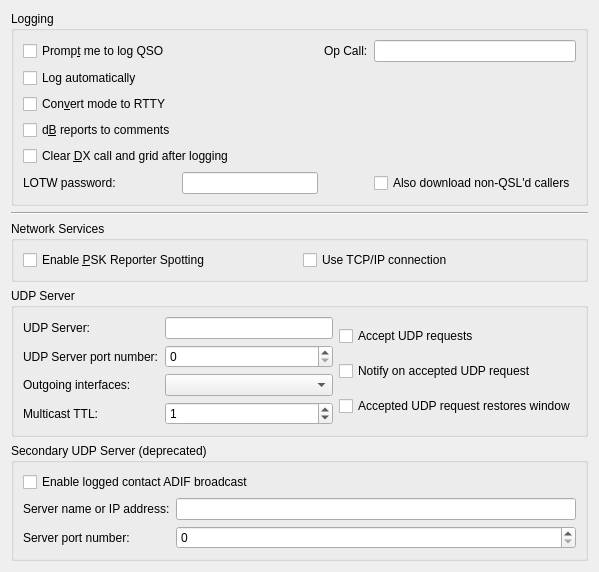
     <widget class="QWidget" name="reporting_tab">
      <attribute name="title">
       <string>Reportin&amp;g</string>
      </attribute>
      <attribute name="toolTip">
       <string>Reporting and logging settings</string>
      </attribute>
      <layout class="QVBoxLayout" name="verticalLayout_5">
       <item>
        <widget class="QGroupBox" name="logging_group_box">
         <property name="title">
          <string>Logging</string>
         </property>
         <layout class="QGridLayout" name="gridLayout_14">
          <item row="0" column="0">
           <widget class="QCheckBox" name="prompt_to_log_check_box">
            <property name="toolTip">
             <string>The program will pop up a partially completed Log QSO dialog when you send a 73 or free text message.</string>
            </property>
            <property name="text">
             <string>Promp&amp;t me to log QSO</string>
            </property>
           </widget>
          </item>
          <item row="0" column="1">
           <spacer name="horizontalSpacer_6">
            <property name="orientation">
             <enum>Qt::Horizontal</enum>
            </property>
            <property name="sizeHint" stdset="0">
             <size>
              <width>136</width>
              <height>20</height>
             </size>
            </property>
           </spacer>
          </item>
          <item row="0" column="2">
           <widget class="QLabel" name="label_13">
            <property name="text">
             <string>Op Call:</string>
            </property>
            <property name="buddy">
             <cstring>opCallEntry</cstring>
            </property>
           </widget>
          </item>
          <item row="3" column="0">
           <widget class="QCheckBox" name="report_in_comments_check_box">
            <property name="toolTip">
             <string>Some logging programs will not accept the type of reports
saved by this program.
Check this option to save the sent and received reports in the
comments field.</string>
            </property>
            <property name="text">
             <string>d&amp;B reports to comments</string>
            </property>
           </widget>
          </item>
          <item row="4" column="0" colspan="2">
           <widget class="QCheckBox" name="clear_DX_check_box">
            <property name="toolTip">
             <string>Check this option to force the clearing of the DX Call
and DX Grid fields when a 73 or free text message is sent.</string>
            </property>
            <property name="text">
             <string>Clear &amp;DX call and grid after logging</string>
            </property>
           </widget>
          </item>

          <item row="5" column="0">
           <widget class="QLabel" name="label_16">
            <property name="text">
             <string>LOTW password:</string>
            </property>
            <property name="buddy">
             <cstring>lotwEntry</cstring>
            </property>
           </widget>
          </item>
          <item row="5" column="1">
           <widget class="QLineEdit" name="lotwEntry">
            <property name="toolTip">
             <string>&lt;html&gt;&lt;head/&gt;&lt;body&gt;&lt;p&gt;Your Logbook of the World password (required for LOTW download).&lt;/p&gt;&lt;/body&gt;&lt;/html&gt;</string>
            </property>
           </widget>
          </item>
          <item row="5" column="3">
           <widget class="QCheckBox" name="nonqsl_check_box">
            <property name="toolTip">
             <string>&lt;html&gt;&lt;head/&gt;&lt;body&gt;&lt;p&gt;Also download from LOTW any QSOs that have not been QSL'd in the last 30 days, to try these callers again.&lt;/p&gt;&lt;/body&gt;&lt;/html&gt;</string>
            </property>
            <property name="text">
             <string>Also download non-QSL'd callers</string>
            </property>
           </widget>
          </item>

          <item row="2" column="0">
           <widget class="QCheckBox" name="log_as_RTTY_check_box">
            <property name="toolTip">
             <string>&lt;html&gt;&lt;head/&gt;&lt;body&gt;&lt;p&gt;Some logging programs will not accept WSJT-X mode names.&lt;/p&gt;&lt;/body&gt;&lt;/html&gt;</string>
            </property>
            <property name="text">
             <string>Con&amp;vert mode to RTTY</string>
            </property>
           </widget>
          </item>
          <item row="0" column="3">
           <widget class="QLineEdit" name="opCallEntry">
            <property name="toolTip">
             <string>&lt;html&gt;&lt;head/&gt;&lt;body&gt;&lt;p&gt;The callsign of the operator, if different from the station callsign.&lt;/p&gt;&lt;/body&gt;&lt;/html&gt;</string>
            </property>
           </widget>
          </item>
          <item row="1" column="0">
           <widget class="QCheckBox" name="cbAutoLog">
            <property name="toolTip">
             <string>&lt;html&gt;&lt;head/&gt;&lt;body&gt;&lt;p&gt;Check to have QSOs logged automatically, when complete.&lt;/p&gt;&lt;/body&gt;&lt;/html&gt;</string>
            </property>
            <property name="text">
             <string>Log automatically</string>
            </property>
           </widget>
          </item>
         </layout>
        </widget>
       </item>
       <item>
        <widget class="Line" name="line_8">
         <property name="orientation">
          <enum>Qt::Horizontal</enum>
         </property>
        </widget>
       </item>
       <item>
        <widget class="QGroupBox" name="network_group_box">
         <property name="title">
          <string>Network Services</string>
         </property>
         <layout class="QHBoxLayout" name="horizontalLayout_22">
          <item>
           <widget class="QCheckBox" name="psk_reporter_check_box">
            <property name="toolTip">
             <string>&lt;html&gt;&lt;head/&gt;&lt;body&gt;&lt;p&gt;The program can send your station details and all decoded signals with grid squares as spots to the http://pskreporter.info web site.&lt;/p&gt;&lt;p&gt;This is used for reverse beacon analysis which is very useful for assessing propagation and system performance.&lt;/p&gt;&lt;/body&gt;&lt;/html&gt;</string>
            </property>
            <property name="text">
             <string>Enable &amp;PSK Reporter Spotting</string>
            </property>
           </widget>
          </item>
          <item>
           <widget class="QCheckBox" name="psk_reporter_tcpip_check_box">
            <property name="toolTip">
             <string>&lt;html&gt;&lt;head/&gt;&lt;body&gt;&lt;p&gt;Check this option if a reliable connection is needed&lt;/p&gt;&lt;p&gt;Most users do not need this, the default uses UDP which is more efficient. Only check this if you have evidence that UDP traffic from you to PSK Reporter is being lost.&lt;/p&gt;&lt;/body&gt;&lt;/html&gt;</string>
            </property>
            <property name="text">
             <string>Use TCP/IP connection</string>
            </property>
           </widget>
          </item>
         </layout>
        </widget>
       </item>
       <item>
        <widget class="QGroupBox" name="groupBox_4">
         <property name="title">
          <string>UDP Server</string>
         </property>
         <layout class="QGridLayout" name="gridLayout_16">
          <item row="0" column="0">
           <layout class="QFormLayout" name="formLayout_6">
            <property name="fieldGrowthPolicy">
             <enum>QFormLayout::AllNonFixedFieldsGrow</enum>
            </property>
            <item row="0" column="0">
             <widget class="QLabel" name="udp_server_label">
              <property name="text">
               <string>UDP Server:</string>
              </property>
              <property name="buddy">
               <cstring>udp_server_line_edit</cstring>
              </property>
             </widget>
            </item>
            <item row="0" column="1">
             <widget class="QLineEdit" name="udp_server_line_edit">
              <property name="toolTip">
               <string>&lt;html&gt;&lt;head/&gt;&lt;body&gt;&lt;p&gt;Optional hostname of network service to receive decodes.&lt;/p&gt;&lt;p&gt;Formats:&lt;/p&gt;&lt;ul style=&quot;margin-top: 0px; margin-bottom: 0px; margin-left: 0px; margin-right: 0px; -qt-list-indent: 1;&quot;&gt;&lt;li style=&quot; margin-top:12px; margin-bottom:0px; margin-left:0px; margin-right:0px; -qt-block-indent:0; text-indent:0px;&quot;&gt;hostname&lt;/li&gt;&lt;li style=&quot; margin-top:0px; margin-bottom:0px; margin-left:0px; margin-right:0px; -qt-block-indent:0; text-indent:0px;&quot;&gt;IPv4 address&lt;/li&gt;&lt;li style=&quot; margin-top:0px; margin-bottom:0px; margin-left:0px; margin-right:0px; -qt-block-indent:0; text-indent:0px;&quot;&gt;IPv6 address&lt;/li&gt;&lt;li style=&quot; margin-top:0px; margin-bottom:0px; margin-left:0px; margin-right:0px; -qt-block-indent:0; text-indent:0px;&quot;&gt;IPv4 multicast group address&lt;/li&gt;&lt;li style=&quot; margin-top:0px; margin-bottom:0px; margin-left:0px; margin-right:0px; -qt-block-indent:0; text-indent:0px;&quot;&gt;IPv6 multicast group address&lt;/li&gt;&lt;/ul&gt;&lt;p&gt;Clearing this field will disable the broadcasting of UDP status updates.&lt;/p&gt;&lt;/body&gt;&lt;/html&gt;</string>
              </property>
              <property name="inputMethodHints">
               <set>Qt::ImhDigitsOnly</set>
              </property>
             </widget>
            </item>
            <item row="1" column="0">
             <widget class="QLabel" name="label_6">
              <property name="text">
               <string>UDP Server port number:</string>
              </property>
              <property name="buddy">
               <cstring>udp_server_port_spin_box</cstring>
              </property>
             </widget>
            </item>
            <item row="1" column="1">
             <widget class="QSpinBox" name="udp_server_port_spin_box">
              <property name="toolTip">
               <string>&lt;html&gt;&lt;head/&gt;&lt;body&gt;&lt;p&gt;Enter the service port number of the UDP server that WSJT-X should send updates to. If this is zero no updates will be sent.&lt;/p&gt;&lt;/body&gt;&lt;/html&gt;</string>
              </property>
              <property name="maximum">
               <number>65534</number>
              </property>
             </widget>
            </item>
            <item row="2" column="0">
             <widget class="QLabel" name="udp_interfaces_label">
              <property name="text">
               <string>Outgoing interfaces:</string>
              </property>
              <property name="buddy">
               <cstring>udp_interfaces_combo_box</cstring>
              </property>
             </widget>
            </item>
            <item row="2" column="1">
             <widget class="CheckableItemComboBox" name="udp_interfaces_combo_box">
              <property name="toolTip">
               <string>&lt;html&gt;&lt;head/&gt;&lt;body&gt;&lt;p&gt;When sending updates to a multicast group address it is necessary to specify which network interface(s) to send them to. If the loop-back interface is multicast capable then at least that one will be selected.&lt;/p&gt;&lt;p&gt;For most users the loop-back interface is all that is needed, that will allow multiple other applications on the same machine to interoperate with WSJT-X. If applications running on other hosts are to receive status updates then a suitable network interface should be used.&lt;/p&gt;&lt;p&gt;On some Linux systems it may be necessary to enable multicast on the loop-back network interface.&lt;/p&gt;&lt;/body&gt;&lt;/html&gt;</string>
              </property>
             </widget>
            </item>
            <item row="3" column="1">
             <widget class="QSpinBox" name="udp_TTL_spin_box">
              <property name="toolTip">
               <string>&lt;html&gt;&lt;head/&gt;&lt;body&gt;&lt;p&gt;Sets the number or router hops that multicast datagrams are allowed to make. Almost everyone should set this to 1 to keep outgoing multicast traffic withn the local subnet.&lt;/p&gt;&lt;/body&gt;&lt;/html&gt;</string>
              </property>
              <property name="maximum">
               <number>255</number>
              </property>
              <property name="value">
               <number>1</number>
              </property>
             </widget>
            </item>
            <item row="3" column="0">
             <widget class="QLabel" name="udp_TTL_label">
              <property name="text">
               <string>Multicast TTL:</string>
              </property>
              <property name="buddy">
               <cstring>udp_TTL_spin_box</cstring>
              </property>
             </widget>
            </item>
           </layout>
          </item>
          <item row="0" column="1">
           <layout class="QVBoxLayout" name="verticalLayout_11">
            <item>
             <widget class="QCheckBox" name="accept_udp_requests_check_box">
              <property name="toolTip">
               <string>&lt;html&gt;&lt;head/&gt;&lt;body&gt;&lt;p&gt;With this enabled WSJT-X will accept certain requests back from a UDP server that receives decode messages.&lt;/p&gt;&lt;/body&gt;&lt;/html&gt;</string>
              </property>
              <property name="text">
               <string>Accept UDP requests</string>
              </property>
             </widget>
            </item>
            <item>
             <widget class="QCheckBox" name="udpWindowToFront">
              <property name="toolTip">
               <string>&lt;html&gt;&lt;head/&gt;&lt;body&gt;&lt;p&gt;Indicate acceptance of an incoming UDP request. The effect of this option varies depending on the operating system and window manager, its intent is to notify the acceptance of an incoming UDP request even if this application is minimized or hidden.&lt;/p&gt;&lt;/body&gt;&lt;/html&gt;</string>
              </property>
              <property name="text">
               <string>Notify on accepted UDP request</string>
              </property>
             </widget>
            </item>
            <item>
             <widget class="QCheckBox" name="udpWindowRestore">
              <property name="toolTip">
               <string>&lt;html&gt;&lt;head/&gt;&lt;body&gt;&lt;p&gt;Restore the window from minimized if an UDP request is accepted.&lt;/p&gt;&lt;/body&gt;&lt;/html&gt;</string>
              </property>
              <property name="text">
               <string>Accepted UDP request restores window</string>
              </property>
             </widget>
            </item>
           </layout>
          </item>
         </layout>
        </widget>
       </item>
       <item>
        <widget class="QGroupBox" name="n1mm_group_box">
         <property name="title">
          <string>Secondary UDP Server (deprecated)</string>
         </property>
         <layout class="QFormLayout" name="formLayout_15">
          <item row="0" column="0" colspan="2">
           <widget class="QCheckBox" name="enable_n1mm_broadcast_check_box">
            <property name="toolTip">
             <string>&lt;html&gt;&lt;head/&gt;&lt;body&gt;&lt;p&gt;When checked, WSJT-X will broadcast a logged contact in ADIF format to the configured hostname and port. &lt;/p&gt;&lt;/body&gt;&lt;/html&gt;</string>
            </property>
            <property name="text">
             <string>Enable logged contact ADIF broadcast</string>
            </property>
           </widget>
          </item>
          <item row="1" column="0">
           <widget class="QLabel" name="n1mm_server_name_label">
            <property name="text">
             <string>Server name or IP address:</string>
            </property>
            <property name="buddy">
             <cstring>n1mm_server_name_line_edit</cstring>
            </property>
           </widget>
          </item>
          <item row="1" column="1">
           <widget class="QLineEdit" name="n1mm_server_name_line_edit">
            <property name="toolTip">
             <string>&lt;html&gt;&lt;head/&gt;&lt;body&gt;&lt;p&gt;Optional host name of N1MM Logger+ program to receive ADIF UDP broadcasts. This is usually 'localhost' or ip address 127.0.0.1&lt;/p&gt;&lt;p&gt;Formats:&lt;/p&gt;&lt;ul style=&quot;margin-top: 0px; margin-bottom: 0px; margin-left: 0px; margin-right: 0px; -qt-list-indent: 1;&quot;&gt;&lt;li style=&quot; margin-top:12px; margin-bottom:0px; margin-left:0px; margin-right:0px; -qt-block-indent:0; text-indent:0px;&quot;&gt;hostname&lt;/li&gt;&lt;li style=&quot; margin-top:0px; margin-bottom:0px; margin-left:0px; margin-right:0px; -qt-block-indent:0; text-indent:0px;&quot;&gt;IPv4 address&lt;/li&gt;&lt;li style=&quot; margin-top:0px; margin-bottom:0px; margin-left:0px; margin-right:0px; -qt-block-indent:0; text-indent:0px;&quot;&gt;IPv6 address&lt;/li&gt;&lt;li style=&quot; margin-top:0px; margin-bottom:0px; margin-left:0px; margin-right:0px; -qt-block-indent:0; text-indent:0px;&quot;&gt;IPv4 multicast group address&lt;/li&gt;&lt;li style=&quot; margin-top:0px; margin-bottom:0px; margin-left:0px; margin-right:0px; -qt-block-indent:0; text-indent:0px;&quot;&gt;IPv6 multicast group address&lt;/li&gt;&lt;/ul&gt;&lt;p&gt;Clearing this field will disable broadcasting of ADIF information via UDP.&lt;/p&gt;&lt;/body&gt;&lt;/html&gt;</string>
            </property>
           </widget>
          </item>
          <item row="2" column="0">
           <widget class="QLabel" name="n1mm_server_port_label">
            <property name="text">
             <string>Server port number:</string>
            </property>
            <property name="buddy">
             <cstring>n1mm_server_port_spin_box</cstring>
            </property>
           </widget>
          </item>
          <item row="2" column="1">
           <widget class="QSpinBox" name="n1mm_server_port_spin_box">
            <property name="toolTip">
             <string>&lt;html&gt;&lt;head/&gt;&lt;body&gt;&lt;p&gt;Enter the port number that WSJT-X should use for UDP broadcasts of ADIF log information. For N1MM Logger+, this value should be 2333. If this is zero,  no updates will be broadcast.&lt;/p&gt;&lt;/body&gt;&lt;/html&gt;</string>
            </property>
            <property name="maximum">
             <number>65534</number>
            </property>
           </widget>
          </item>
         </layout>
        </widget>
       </item>
       <item>
        <spacer name="verticalSpacer_4">
         <property name="orientation">
          <enum>Qt::Vertical</enum>
         </property>
         <property name="sizeHint" stdset="0">
          <size>
           <width>0</width>
           <height>0</height>
          </size>
         </property>
        </spacer>
       </item>
      </layout>
     </widget>
